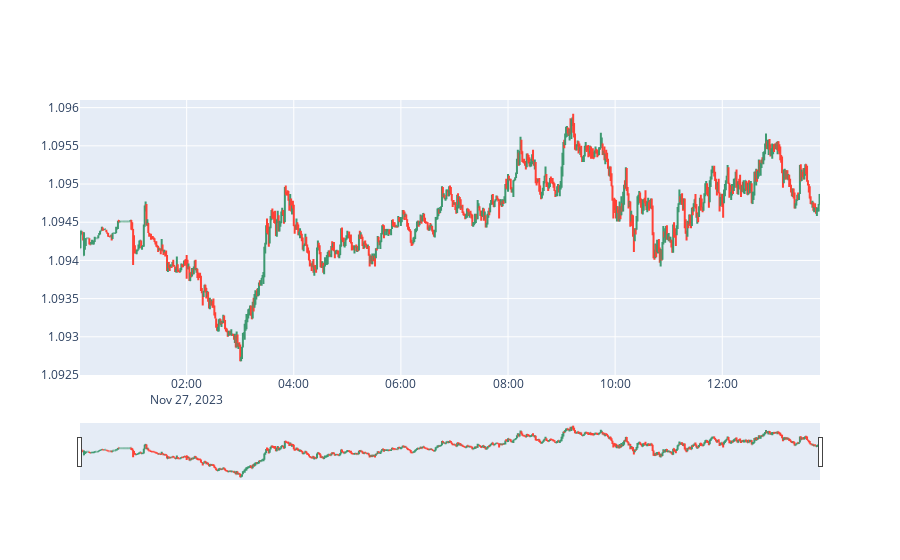

Write notebook code for a chart like this one.
### Code cell
trace = go.Ohlc(open=dict_['df_30_EURUSD']['open'],
       high=dict_['df_30_EURUSD']['high'],
       close=dict_['df_30_EURUSD']['close'],
       low=dict_['df_30_EURUSD']['low'],
       x=dict_['df_30_EURUSD']['time'])

fig = go.Figure(data=[trace])
fig.show()

### Figure 1 — Plotly figure (JSON) as saved in the notebook; plotly's stock layout.template omitted (floating-point values rounded to 4 significant figures; data arrays with more than 128 entries replaced by an {"elided": "..."} marker saying what was removed)
{"data": [{"close": {"elided": "829 float values"}, "high": {"elided": "829 float values"}, "low": {"elided": "829 float values"}, "open": {"elided": "829 float values"}, "type": "ohlc", "x": {"elided": "829 str values"}}], "layout": {}}
